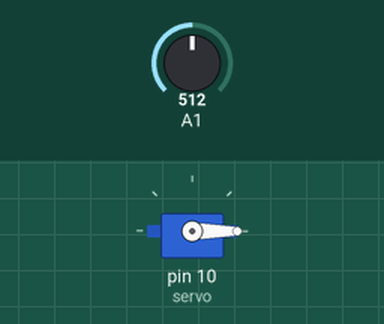
The sketch below on a simulated Arduino Uno, built with avr-gcc and run on an emulated ATmega328P. Parts: servo. The inputs (shaded band) are chosen by the test bench; at power-on: A1 = 512.

Above: at 1.2 s.
1.3 s: A1 set to 310
2.8 s: A1 set to 287
At 4.0 s:
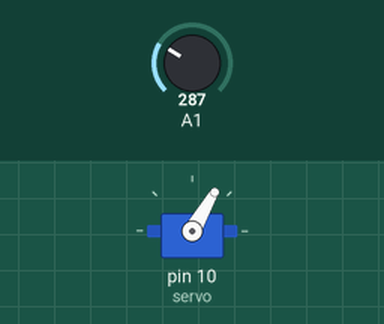
4.3 s: A1 set to 306
At 5.2 s:
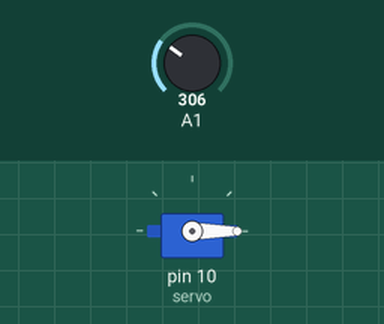
5.8 s: A1 set to 290
At 6.3 s:
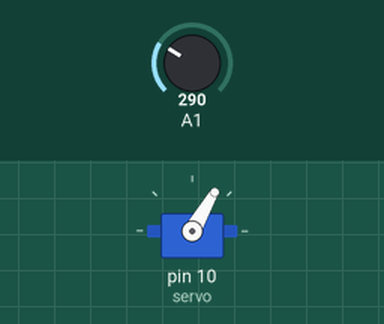
Timing chart, 0 to 8.3 s (numbered marks = the images above; inputs shaded):
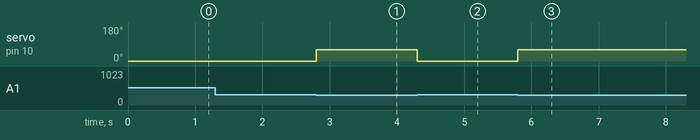

Measured:
- the behaviour switches between 300 and 299 on A1 (found by bisection; images 0 and 1)
- after the input at 1.3 s, every drawn part: stays the same
- after the input at 2.8 s, servo on pin 10 (servo): 0° → 60° at once
- after the input at 4.3 s, servo on pin 10 (servo): 60° → 0° at once
- after the input at 5.8 s, servo on pin 10 (servo): 0° → 60° at once

The sketch:

summer_19_3a1.ino
```cpp
#include <Servo.h>

Servo servo;

void setup()
{
  servo.attach(10);
  pinMode(A1, INPUT);
}

void loop()
{
  float a = analogRead(A1);
  if(a<300){
    servo.write(60);
  }
  else{
    servo.write(0);
  }
}
```
